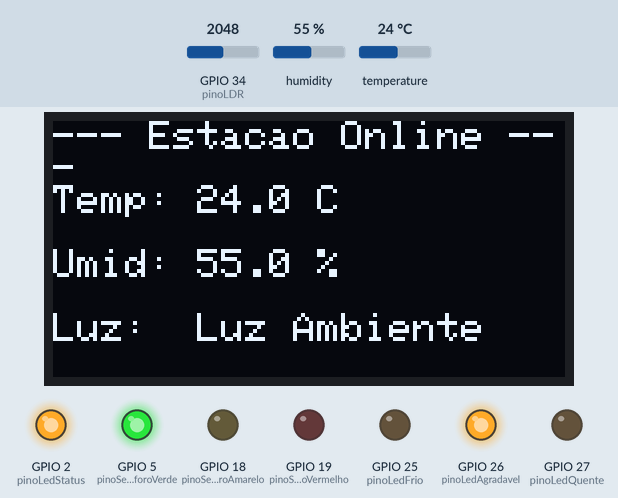
This sketch was run on a simulated ESP32. Shown: 128×64 one-colour display, output pins drawn as LEDs (lit = HIGH). Inputs (shaded band) come from the test bench; at power-on: GPIO 34 (pinoLDR) = 2048, humidity 55 %, temperature 24 °C. What the sketch prints to the serial monitor is not drawn.

Above: at 2.6 s.
2.7 s: GPIO 34 (pinoLDR) set to 1346
5.2 s: GPIO 34 (pinoLDR) set to 1230
At 7.2 s:
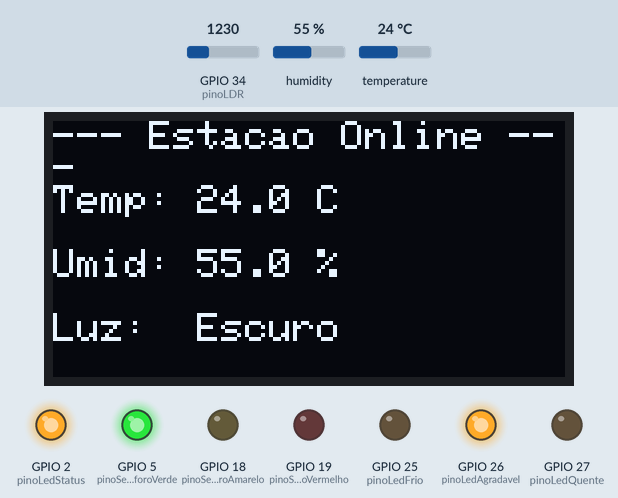
7.5 s: GPIO 34 (pinoLDR) set to 2866
At 9.2 s:
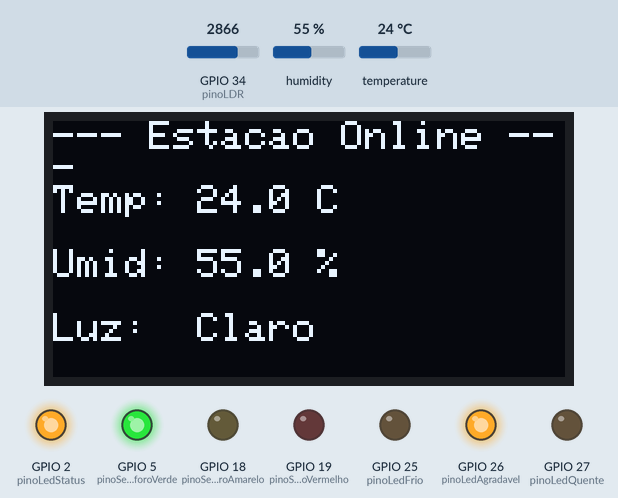
9.5 s: humidity set to 41 %
At 10.3 s:
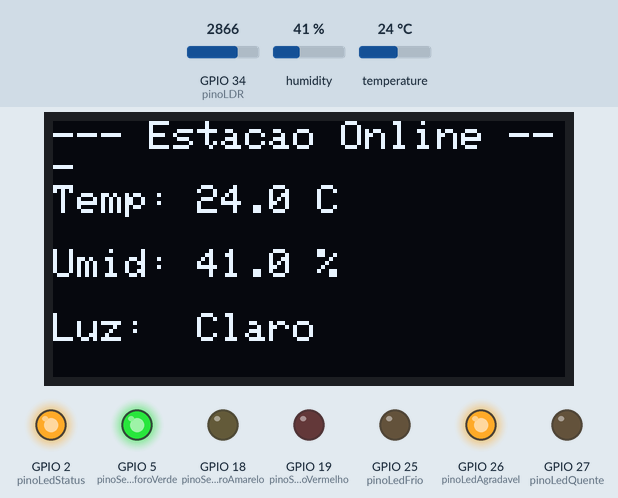
11.5 s: humidity set to 38 %
At 14.6 s:
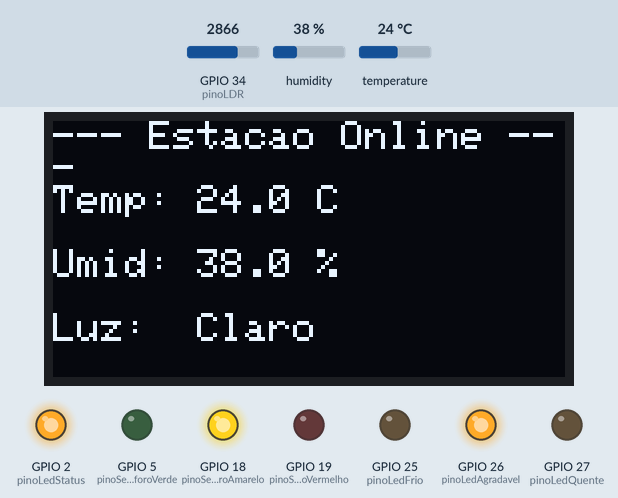
15.5 s: GPIO 34 (pinoLDR) set to 3754
17.2 s: GPIO 34 (pinoLDR) set to 3840
At 18.9 s:
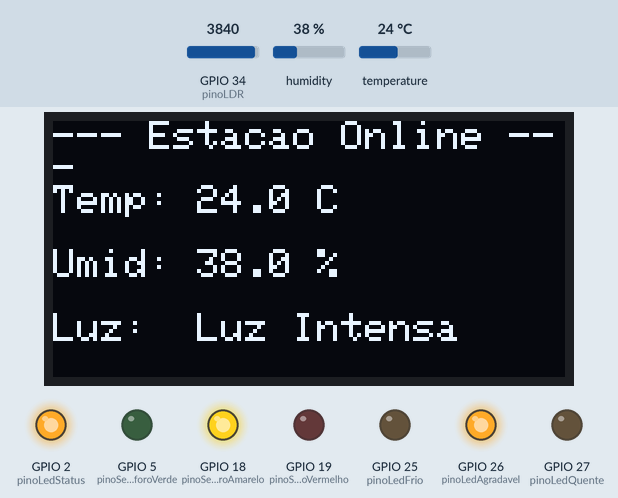
Timing chart, 0 to 20.4 s (numbered marks = the images above; inputs shaded):
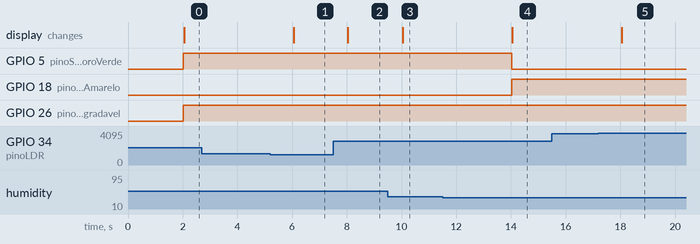

The sketch:

guardiao_do_lar.ino
```cpp
// =======================================================================
// PROJETO: Estação de Monitoramento "Guardião do Lar"
// VERSÃO: 7.2 - Calibração de Luz Final
// AUTOR: Murilo Barion
// =======================================================================

// ==== BIBLIOTECAS ====
#include <WiFi.h>
#include <WebServer.h>
#include <DHT.h>
#include <Adafruit_Sensor.h>
#include <Wire.h>
#include <Adafruit_GFX.h>
#include <Adafruit_SSD1306.h>

// ==== CONFIGURAÇÕES DE REDE (MODO ACCESS POINT) ====
const char* ssid = "devbarion";
const char* password = "12345678";

// ==== MAPEAMENTO DE PINOS ====
// Sensores
#define PINO_SENSOR_DHT 23
#define TIPO_SENSOR_DHT DHT11
const int pinoLDR = 34;
// Climômetro
const int pinoLedFrio = 25;
const int pinoLedAgradavel = 26;
const int pinoLedQuente = 27;
// Semáforo de Conforto
const int pinoSemaforoVerde = 5;
const int pinoSemaforoAmarelo = 18;
const int pinoSemaforoVermelho = 19;
// LED de Status do Sistema
const int pinoLedStatus = 2;

// ==== OBJETOS E VARIÁVEIS GLOBAIS ====
DHT dht(PINO_SENSOR_DHT, TIPO_SENSOR_DHT);
WebServer server(80);
Adafruit_SSD1306 display(128, 64, &Wire, -1);
float temperatura = 0.0, umidade = 0.0;
int valorLuz = 0;
String statusLuz = "---";
unsigned long tempoLeituraSensores = 0;
const long intervaloLeitura = 2000;

// ==== FUNÇÃO TRADUTORA DE LUZ ====
String converteLuzParaTexto(int valorLido) {
  // Limites calibrados pelo usuário.
  if (valorLido < 1300) { // <-- MUDANÇA APLICADA AQUI!
    return "Escuro";
  } else if (valorLido < 2500) {
    return "Luz Ambiente";
  } else if (valorLido < 3800) {
    return "Claro";
  } else {
    return "Luz Intensa";
  }
}

// ==== FUNÇÕES DE CONTROLE DOS LEDS ====
void atualizarClimometro(float temp) {
  digitalWrite(pinoLedFrio, LOW); digitalWrite(pinoLedAgradavel, LOW); digitalWrite(pinoLedQuente, LOW);
  if (temp < 23.0) digitalWrite(pinoLedFrio, HIGH);
  else if (temp <= 26.0) digitalWrite(pinoLedAgradavel, HIGH);
  else digitalWrite(pinoLedQuente, HIGH);
}

void atualizarSemaforoConforto(float umid) {
  digitalWrite(pinoSemaforoVerde, LOW); digitalWrite(pinoSemaforoAmarelo, LOW); digitalWrite(pinoSemaforoVermelho, LOW);
  if (umid < 40.0) digitalWrite(pinoSemaforoAmarelo, HIGH);
  else if (umid <= 60.0) digitalWrite(pinoSemaforoVerde, HIGH);
  else digitalWrite(pinoSemaforoVermelho, HIGH);
}

// ==== PÁGINA WEB E FUNÇÕES DO SERVIDOR ====
String paginaHTML() {
  String html = R"rawliteral(
<!DOCTYPE html><html><head><meta charset="UTF-8"><meta name="viewport" content="width=device-width, initial-scale=1.0"><title>Estação de Monitoramento</title>
<style>body{font-family:Arial,sans-serif;text-align:center;background-color:#2c3e50;color:#ecf0f1;padding:20px;}.container{max-width:400px;margin:auto;background-color:#34495e;padding:20px;border-radius:10px;}h1{color:#1abc9c;}.sensor{font-size:1.2em;margin:10px 0;}</style>
</head><body><div class="container"><h1>Estação de Monitoramento</h1><p class="sensor">Temperatura: <span id="temp">--</span> &deg;C</p><p class="sensor">Umidade: <span id="umid">--</span> %</p><p class="sensor">Luminosidade: <span id="luz">--</span></p></div>
<script>setInterval(function(){fetch('/dados').then(response=>response.json()).then(data=>{document.getElementById('temp').innerText=data.temperatura;document.getElementById('umid').innerText=data.umidade;document.getElementById('luz').innerText=data.luminosidade_texto;});},2000);</script>
</body></html>)rawliteral";
  return html;
}

void handleRoot() { server.send(200, "text/html", paginaHTML()); }
void handleDadosJSON() {
  String json = "{";
  json += "\"temperatura\":" + String(temperatura, 1) + ",";
  json += "\"umidade\":" + String(umidade, 1) + ",";
  json += "\"luminosidade_texto\":\"" + statusLuz + "\"";
  json += "}";
  server.send(200, "application/json", json);
}

// ==== SETUP: Executado uma vez ao ligar ====
void setup() {
  Serial.begin(115200);

  pinMode(pinoLedStatus, OUTPUT);
  digitalWrite(pinoLedStatus, LOW);

  pinMode(pinoLedFrio, OUTPUT); pinMode(pinoLedAgradavel, OUTPUT); pinMode(pinoLedQuente, OUTPUT);
  pinMode(pinoSemaforoVerde, OUTPUT); pinMode(pinoSemaforoAmarelo, OUTPUT); pinMode(pinoSemaforoVermelho, OUTPUT);

  dht.begin();
  Wire.begin(21, 22);
  if(!display.begin(SSD1306_SWITCHCAPVCC, 0x3C)) { Serial.println(F("Falha OLED")); }

  display.clearDisplay();
  display.setTextSize(1);
  display.setTextColor(WHITE);
  display.setCursor(0, 0);
  display.println("Iniciando Ponto de Acesso...");
  display.display();

  WiFi.softAP(ssid, password);
  IPAddress meuIP = WiFi.softAPIP();
  Serial.println("Ponto de Acesso Criado!");
  Serial.print("Acesse em: http://"); Serial.println(meuIP);

  server.on("/", handleRoot);
  server.on("/dados", handleDadosJSON);
  server.begin();

  digitalWrite(pinoLedStatus, HIGH);
}

// ==== LOOP: Executado repetidamente ====
void loop() {
  server.handleClient();

  unsigned long tempoAtual = millis();
  if (tempoAtual - tempoLeituraSensores >= intervaloLeitura) {
    tempoLeituraSensores = tempoAtual;

    // Faz a leitura de todos os sensores
    umidade = dht.readHumidity();
    temperatura = dht.readTemperature();
    valorLuz = analogRead(pinoLDR);
    statusLuz = converteLuzParaTexto(valorLuz);

    // Atualiza os módulos de LED com base nos novos dados
    atualizarClimometro(temperatura);
    atualizarSemaforoConforto(umidade);

    // Atualiza o display OLED
    display.clearDisplay();
    display.setTextSize(1);
    display.setTextColor(WHITE);
    display.setCursor(0, 0);
    display.println("--- Estacao Online ---");
    display.setCursor(0, 16);
    display.print("Temp: " + String(temperatura, 1) + " C");
    display.setCursor(0, 32);
    display.print("Umid: " + String(umidade, 1) + " %");
    display.setCursor(0, 48);
    display.print("Luz:  " + statusLuz);
    display.display();
  }
}
```

Measured:
- the behaviour switches between 1300 and 1299 on GPIO 34 (pinoLDR) (found by bisection; images 0 and 1)
- the behaviour switches between 40 and 39 % on humidity (found by bisection; images 3 and 4)
- the behaviour switches between 3799 and 3800 on GPIO 34 (pinoLDR) (found by bisection; images 4 and 5)
- after the input at 5.2 s, the display: changes after 0.85 s (image 1)
- after the input at 7.5 s, the display: changes after 0.53 s (image 2)
- after the input at 9.5 s, the display: changes after 0.55 s (image 3)
- after the input at 11.5 s, GPIO 5 (pinoSemaforoVerde): HIGH → LOW after 2.5 s; GPIO 18 (pinoSemaforoAmarelo): LOW → HIGH after 2.5 s; the display: changes after 2.6 s (image 4)
- after the input at 17.2 s, the display: changes after 0.85 s (image 5)
